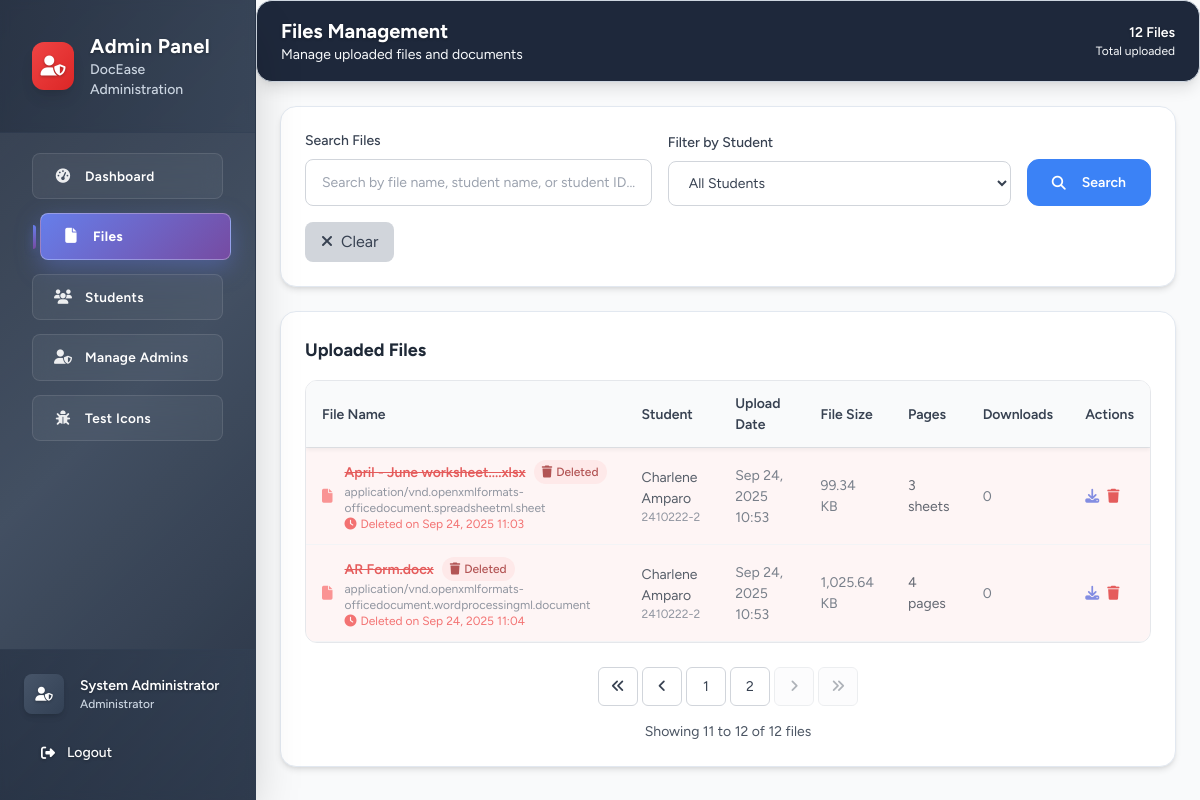
/admin/files.php?page=2 (signed in), run on the app's committed database.
### tables this page shows
CREATE TABLE `uploaded_files` (
  `id` int NOT NULL,
  `StudentNo` varchar(50) DEFAULT NULL,
  `original_name` varchar(255) NOT NULL,
  `file_name` varchar(255) NOT NULL,
  `file_path` varchar(500) NOT NULL,
  `file_size` bigint NOT NULL,
  `file_type` varchar(100) DEFAULT NULL,
  `mac_address` varchar(17) DEFAULT NULL,
  `location_latitude` decimal(10,8) DEFAULT NULL,
  `location_longitude` decimal(11,8) DEFAULT NULL,
  `location_address` text,
  `upload_date` datetime NOT NULL,
  `status` enum('pending','processing','completed','failed') DEFAULT 'pending',
  `is_deleted` tinyint(1) DEFAULT '0',
  `deleted_at` datetime DEFAULT NULL,
  `deleted_by` varchar(50) DEFAULT NULL,
  `download_count` int DEFAULT '0',
  `first_download_date` datetime DEFAULT NULL,
  `last_download_date` datetime DEFAULT NULL,
  `processed_date` datetime DEFAULT NULL,
  `notes` text,
  `created_at` datetime DEFAULT CURRENT_TIMESTAMP,
  `updated_at` datetime DEFAULT CURRENT_TIMESTAMP ON UPDATE CURRENT_TIMESTAMP,
  `page_count` int DEFAULT NULL
);

CREATE TABLE `students` (
  `id` int NOT NULL,
  `StudentNo` varchar(20) NOT NULL,
  `Surname` varchar(50) NOT NULL,
  `FirstName` varchar(50) NOT NULL,
  `MiddleName` varchar(50) DEFAULT NULL,
  `Sex` enum('M','F') DEFAULT 'M',
  `Course` varchar(100) NOT NULL,
  `Major` varchar(100) DEFAULT NULL,
  `Status` enum('Continuing','New','Transferee') DEFAULT 'New',
  `Year` varchar(20) NOT NULL,
  `Section` varchar(20) DEFAULT NULL,
  `Lec` int DEFAULT NULL,
  `Lab` int DEFAULT NULL,
  `BirthDate` date DEFAULT NULL,
  `Barangay` varchar(100) DEFAULT NULL,
  `Municipality` varchar(100) DEFAULT NULL,
  `Province` varchar(100) DEFAULT NULL,
  `email` varchar(100) DEFAULT NULL,
  `phone` varchar(20) DEFAULT NULL,
  `profile_picture` varchar(255) DEFAULT NULL,
  `created_by` int NOT NULL,
  `created_at` timestamp NULL DEFAULT CURRENT_TIMESTAMP,
  `updated_at` timestamp NULL DEFAULT CURRENT_TIMESTAMP ON UPDATE CURRENT_TIMESTAMP
);

### admin/files.php (the view, shortened to what the rows shown need)
<?php
$items_per_page = 10;
$current_page = isset($_GET['page']) ? (int)$_GET['page'] : 1;
$offset = ($current_page - 1) * $items_per_page;
$database = new Database();
$db = $database->getConnection();
$where_conditions = [];
$where_clause = !empty($where_conditions) ? "WHERE " . implode(" AND ", $where_conditions) : "";
$files_query = "SELECT uf.*, s.FirstName, s.Surname, s.Course
                FROM uploaded_files uf
                LEFT JOIN students s ON uf.StudentNo COLLATE utf8mb4_general_ci = s.StudentNo COLLATE utf8mb4_general_ci
                $where_clause
                ORDER BY uf.upload_date DESC
                LIMIT :limit OFFSET :offset";
$files_stmt = $db->prepare($files_query);
$files_stmt->bindValue(':limit', $items_per_page, PDO::PARAM_INT);
$files_stmt->bindValue(':offset', $offset, PDO::PARAM_INT);
$files_stmt->execute();
$files = $files_stmt->fetchAll();
function truncateFileName($filename, $maxLength = 30) {
    if (strlen($filename) <= $maxLength) {
        return $filename;
    }
    $extension = pathinfo($filename, PATHINFO_EXTENSION);
    $nameWithoutExt = pathinfo($filename, PATHINFO_FILENAME);
    if ($extension) {
        $availableLength = $maxLength - strlen($extension) - 4;
        if ($availableLength > 0) {
            $truncatedName = substr($nameWithoutExt, 0, $availableLength) . '...';
            return $truncatedName . '.' . $extension;
        } else {
            return substr($filename, 0, $maxLength - 3) . '...';
        }
    } else {
        return substr($filename, 0, $maxLength - 3) . '...';
    }
}
include '../includes/header.php';
?>
<div class="min-h-screen bg-gray-50 flex">
    <?php include 'includes/sidebar.php'; ?>
    <div class="flex-1 ml-64 main-content-mobile">
        <nav class="glass-dark backdrop-blur-sm border-b px-6 py-4" style="border-color: var(--border);">
            <div class="flex items-center justify-between">
                <div>
                    <h2 class="text-xl font-bold text-white">Files Management</h2>
                </div>
            </div>
        </nav>
        <div class="p-6">
            <div class="glass-card p-6">
                <div id="filesTableContainer">
                <div class="table-container">
                    <table class="w-full">
                        <thead class="table-fixed-header">
                            <tr class="border-b border-gray-200">
                                <th class="text-left py-3 px-4 font-semibold text-gray-700">File Name</th>
                                <th class="text-left py-3 px-4 font-semibold text-gray-700">Student</th>
                                <th class="text-left py-3 px-4 font-semibold text-gray-700">Upload Date</th>
                                <th class="text-left py-3 px-4 font-semibold text-gray-700">File Size</th>
                                <th class="text-left py-3 px-4 font-semibold text-gray-700">Pages</th>
                                <th class="text-left py-3 px-4 font-semibold text-gray-700">Downloads</th>
                                <th class="text-left py-3 px-4 font-semibold text-gray-700">Actions</th>
                            </tr>
                        </thead>
                            <tbody id="filesTableBody">
                            <?php if (empty($files)): ?>
                                <tr>
                                    <td colspan="7" class="text-center py-12 text-gray-500">
                                        <i class="fas fa-inbox text-4xl mb-4 block"></i>
                                        No files found
                                    </td>
                                </tr>
                            <?php else: ?>
                                <?php foreach ($files as $file): ?>
                                    <tr class="border-b border-gray-100 hover:bg-gray-50 transition-colors <?php echo $file['is_deleted'] ? 'bg-red-50 opacity-75' : ''; ?>">
                                        <td class="py-3 px-4">
                                            <div class="flex items-center space-x-3">
                                                <?php if ($file['is_deleted']): ?>
                                                    <i class="fas fa-file text-red-400"></i>
                                                <?php else: ?>
                                                    <i class="fas fa-file text-primary-500"></i>
                                                <?php endif; ?>
                                                <div>
                                                    <div class="flex items-center space-x-2">
                                                        <p class="font-semibold <?php echo $file['is_deleted'] ? 'text-red-600 line-through' : 'text-gray-800'; ?>" title="<?php echo htmlspecialchars($file['original_name']); ?>">
                                                            <?php echo htmlspecialchars(truncateFileName($file['original_name'])); ?>
                                                        </p>
                                                        <?php if ($file['is_deleted']): ?>
                                                            <span class="inline-flex items-center px-2 py-1 rounded-full text-xs font-medium bg-red-100 text-red-800">
                                                                <i class="fas fa-trash mr-1"></i>Deleted
                                                            </span>
                                                        <?php endif; ?>
                                                    </div>
                                                    <p class="text-xs text-gray-500"><?php echo htmlspecialchars($file['file_type'] ?? 'Unknown'); ?></p>
                                                    <?php if ($file['is_deleted'] && $file['deleted_at']): ?>
                                                        <p class="text-xs text-red-500">
                                                            <i class="fas fa-clock mr-1"></i>Deleted on <?php echo date('M d, Y H:i', strtotime($file['deleted_at'])); ?>
                                                        </p>
                                                    <?php endif; ?>
                                                </div>
                                            </div>
                                        </td>
                                        <td class="py-3 px-4">
                                            <?php if ($file['FirstName']): ?>
                                                <p class="text-gray-800"><?php echo htmlspecialchars($file['FirstName'] . ' ' . $file['Surname']); ?></p>
                                                <p class="text-xs text-gray-500"><?php echo htmlspecialchars($file['StudentNo']); ?></p>
                                            <?php else: ?>
                                                <p class="text-gray-500"><?php echo htmlspecialchars($file['StudentNo']); ?></p>
                                            <?php endif; ?>
                                        </td>
                                        <td class="py-3 px-4 text-gray-600">
                                            <?php echo date('M d, Y H:i', strtotime($file['upload_date'])); ?>
                                        </td>
                                        <td class="py-3 px-4 text-gray-600">
                                            <?php echo isset($file['file_size']) ? number_format($file['file_size'] / 1024, 2) . ' KB' : 'N/A'; ?>
                                        </td>
                                        <td class="py-3 px-4 text-gray-600">
                                            <?php
                                            require_once '../includes/page_detection.php';
                                            echo getPageCountDisplay($file['page_count'] ?? null, $file['original_name']);
                                            ?>
                                        </td>
                                        <td class="py-3 px-4 text-gray-600">
                                            <?php echo $file['download_count'] ?? 0; ?>
                                        </td>
                                        <td class="py-3 px-4">
                                            <div class="flex space-x-2">
                                                <a
                                                    href="download_file.php?id=<?php echo $file['id']; ?>"
                                                    class="text-primary-600 hover:text-primary-800 transition-colors"
                                                    title="Download"
                                                >
                                                    <i class="fas fa-download"></i>
                                                </a>
                                                <button
                                                    onclick="deleteFile(<?php echo $file['id']; ?>)"
                                                    class="text-red-600 hover:text-red-800 transition-colors"
                                                    title="Delete"
                                                >
                                                    <i class="fas fa-trash"></i>
                                                </button>
                                            </div>
                                        </td>
                                    </tr>
                                <?php endforeach; ?>
                            <?php endif; ?>
                        </tbody>
                    </table>
                    </div>
                </div>
            </div>
        </div>
    </div>
</div>
<?php include '../includes/footer.php'; ?>

### includes/page_detection.php (shortened to what the rows shown need)
<?php
function getPageCountDisplay($page_count, $file_type) {
    $extension = strtolower(pathinfo($file_type, PATHINFO_EXTENSION));
    switch ($extension) {
        case 'xls':
        case 'xlsx':
        case 'ods':
            $unit = $page_count == 1 ? 'sheet' : 'sheets';
            break;
        default:
            $unit = $page_count == 1 ? 'page' : 'pages';
            break;
    }
    return "<span class='text-dark'>{$page_count} {$unit}</span>";
}
?>

### data on the page
uploaded_files: is_deleted 1 (drawn), original_name "April - June worksheet....xlsx", file_type "application/vnd.openxmlformats-officedocument.spreadsheetml.sheet", deleted_at "Sep 24, 2025 11:03", students.FirstName+Surname "Charlene Amparo", StudentNo "2410222-2", upload_date "Sep 24, 2025 10:53", $file['file_size']/1024 "99.34", page_count "3", page_count "sheets", download_count "0"
uploaded_files: is_deleted 1 (drawn), original_name "AR Form.docx", file_type "application/vnd.openxmlformats-officedocument.wordprocessingml.document", deleted_at "Sep 24, 2025 11:04", students.FirstName+Surname "Charlene Amparo", StudentNo "2410222-2", upload_date "Sep 24, 2025 10:53", $file['file_size']/1024 "1,025.64", page_count "4", page_count "pages", download_count "0"

### other printed values
$item['text'] "Dashboard"
$item['text'] "Files"
$item['text'] "Students"
$item['text'] "Manage Admins"
$item['text'] "Test Icons"
$_SESSION['admin_name'] "System Administrator"
$total_items "12"
$offset + 1 "11"
min($offset + $items_per_page, $total_items) "12"
